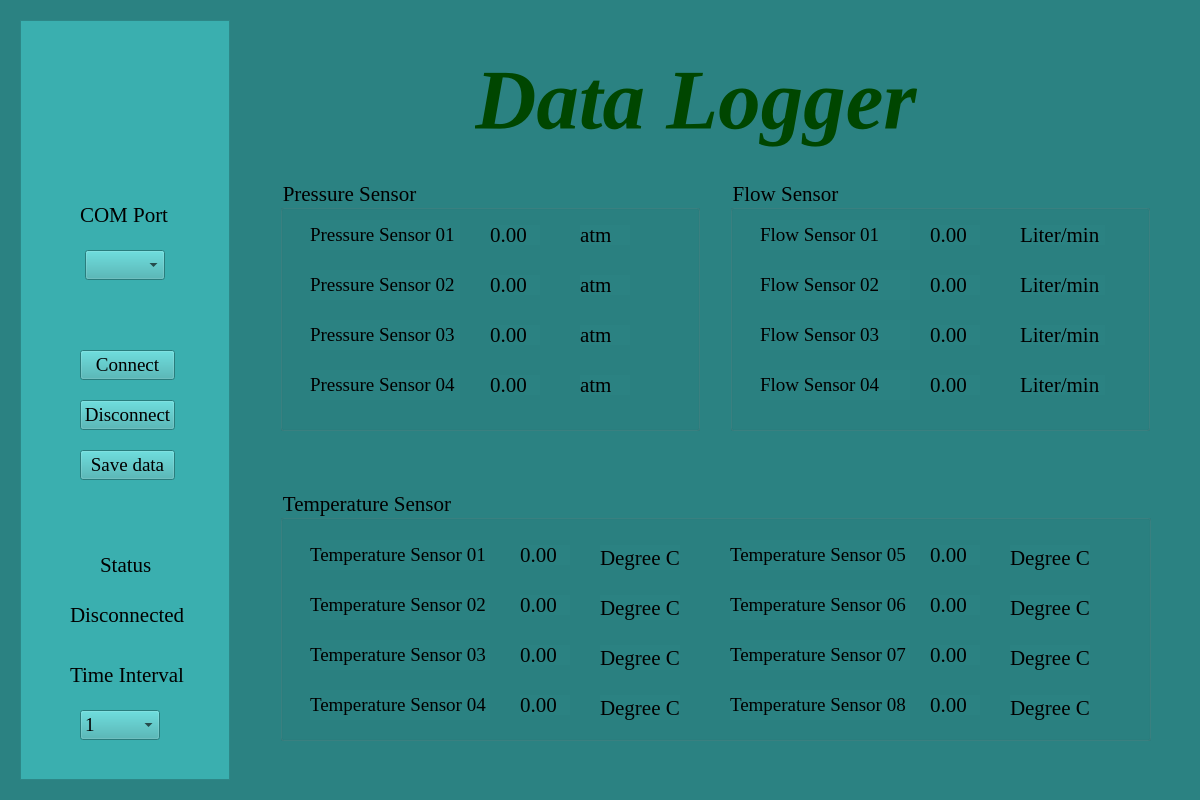
<?xml version="1.0" encoding="UTF-8"?>
<ui version="4.0">
 <class>ESE</class>
 <widget class="QWidget" name="ESE">
  <property name="enabled">
   <bool>true</bool>
  </property>
  <property name="geometry">
   <rect>
    <x>0</x>
    <y>0</y>
    <width>1200</width>
    <height>800</height>
   </rect>
  </property>
  <property name="minimumSize">
   <size>
    <width>1200</width>
    <height>800</height>
   </size>
  </property>
  <property name="maximumSize">
   <size>
    <width>1200</width>
    <height>800</height>
   </size>
  </property>
  <property name="windowTitle">
   <string>Form</string>
  </property>
  <property name="styleSheet">
   <string notr="true">background-color: rgb(43, 130, 130);
border-color: rgb(0, 103, 50);</string>
  </property>
  <widget class="QLabel" name="label">
   <property name="geometry">
    <rect>
     <x>475</x>
     <y>50</y>
     <width>460</width>
     <height>100</height>
    </rect>
   </property>
   <property name="minimumSize">
    <size>
     <width>460</width>
     <height>100</height>
    </size>
   </property>
   <property name="maximumSize">
    <size>
     <width>460</width>
     <height>100</height>
    </size>
   </property>
   <property name="font">
    <font>
     <family>Times New Roman</family>
     <pointsize>64</pointsize>
     <weight>75</weight>
     <italic>true</italic>
     <bold>true</bold>
    </font>
   </property>
   <property name="styleSheet">
    <string notr="true">color: rgb(0, 70, 0);</string>
   </property>
   <property name="text">
    <string>Data Logger</string>
   </property>
  </widget>
  <widget class="QFrame" name="frame">
   <property name="geometry">
    <rect>
     <x>20</x>
     <y>20</y>
     <width>210</width>
     <height>760</height>
    </rect>
   </property>
   <property name="minimumSize">
    <size>
     <width>210</width>
     <height>760</height>
    </size>
   </property>
   <property name="maximumSize">
    <size>
     <width>210</width>
     <height>760</height>
    </size>
   </property>
   <property name="font">
    <font>
     <family>Times New Roman</family>
     <pointsize>16</pointsize>
    </font>
   </property>
   <property name="styleSheet">
    <string notr="true">background-color: rgb(58, 175, 175);</string>
   </property>
   <property name="frameShape">
    <enum>QFrame::StyledPanel</enum>
   </property>
   <property name="frameShadow">
    <enum>QFrame::Raised</enum>
   </property>
   <widget class="QLabel" name="label_2">
    <property name="geometry">
     <rect>
      <x>60</x>
      <y>180</y>
      <width>95</width>
      <height>30</height>
     </rect>
    </property>
    <property name="font">
     <font>
      <family>Times New Roman</family>
      <pointsize>16</pointsize>
     </font>
    </property>
    <property name="text">
     <string>COM Port</string>
    </property>
   </widget>
   <widget class="QComboBox" name="com_combo">
    <property name="geometry">
     <rect>
      <x>65</x>
      <y>230</y>
      <width>80</width>
      <height>30</height>
     </rect>
    </property>
    <property name="minimumSize">
     <size>
      <width>80</width>
      <height>30</height>
     </size>
    </property>
    <property name="maximumSize">
     <size>
      <width>80</width>
      <height>30</height>
     </size>
    </property>
    <property name="font">
     <font>
      <family>Times New Roman</family>
      <pointsize>14</pointsize>
     </font>
    </property>
   </widget>
   <widget class="QPushButton" name="Connect">
    <property name="geometry">
     <rect>
      <x>60</x>
      <y>330</y>
      <width>95</width>
      <height>30</height>
     </rect>
    </property>
    <property name="font">
     <font>
      <family>Times New Roman</family>
      <pointsize>14</pointsize>
     </font>
    </property>
    <property name="text">
     <string>Connect</string>
    </property>
   </widget>
   <widget class="QPushButton" name="Disconnect">
    <property name="geometry">
     <rect>
      <x>60</x>
      <y>380</y>
      <width>95</width>
      <height>30</height>
     </rect>
    </property>
    <property name="font">
     <font>
      <family>Times New Roman</family>
      <pointsize>14</pointsize>
     </font>
    </property>
    <property name="text">
     <string>Disconnect</string>
    </property>
   </widget>
   <widget class="QPushButton" name="Save_data">
    <property name="geometry">
     <rect>
      <x>60</x>
      <y>430</y>
      <width>95</width>
      <height>30</height>
     </rect>
    </property>
    <property name="font">
     <font>
      <family>Times New Roman</family>
      <pointsize>14</pointsize>
     </font>
    </property>
    <property name="text">
     <string>Save data</string>
    </property>
   </widget>
   <widget class="QLabel" name="label_3">
    <property name="geometry">
     <rect>
      <x>80</x>
      <y>530</y>
      <width>55</width>
      <height>30</height>
     </rect>
    </property>
    <property name="font">
     <font>
      <family>Times New Roman</family>
      <pointsize>16</pointsize>
     </font>
    </property>
    <property name="text">
     <string>Status</string>
    </property>
   </widget>
   <widget class="QLabel" name="Status">
    <property name="geometry">
     <rect>
      <x>50</x>
      <y>580</y>
      <width>120</width>
      <height>30</height>
     </rect>
    </property>
    <property name="font">
     <font>
      <family>Times New Roman</family>
      <pointsize>16</pointsize>
     </font>
    </property>
    <property name="text">
     <string>Disconnected</string>
    </property>
   </widget>
   <widget class="QLabel" name="label_4">
    <property name="geometry">
     <rect>
      <x>50</x>
      <y>640</y>
      <width>121</width>
      <height>30</height>
     </rect>
    </property>
    <property name="font">
     <font>
      <family>Times New Roman</family>
      <pointsize>16</pointsize>
     </font>
    </property>
    <property name="text">
     <string>Time Interval</string>
    </property>
   </widget>
   <widget class="QComboBox" name="Time">
    <property name="geometry">
     <rect>
      <x>60</x>
      <y>690</y>
      <width>80</width>
      <height>30</height>
     </rect>
    </property>
    <property name="minimumSize">
     <size>
      <width>80</width>
      <height>30</height>
     </size>
    </property>
    <property name="maximumSize">
     <size>
      <width>80</width>
      <height>30</height>
     </size>
    </property>
    <property name="font">
     <font>
      <family>Times New Roman</family>
      <pointsize>14</pointsize>
     </font>
    </property>
    <item>
     <property name="text">
      <string>1</string>
     </property>
    </item>
    <item>
     <property name="text">
      <string>2</string>
     </property>
    </item>
    <item>
     <property name="text">
      <string>5</string>
     </property>
    </item>
    <item>
     <property name="text">
      <string>10</string>
     </property>
    </item>
   </widget>
  </widget>
  <widget class="QGroupBox" name="groupBox">
   <property name="geometry">
    <rect>
     <x>280</x>
     <y>180</y>
     <width>420</width>
     <height>251</height>
    </rect>
   </property>
   <property name="font">
    <font>
     <family>Times New Roman</family>
     <pointsize>16</pointsize>
    </font>
   </property>
   <property name="title">
    <string>Pressure Sensor</string>
   </property>
   <widget class="QLabel" name="Pressure">
    <property name="geometry">
     <rect>
      <x>30</x>
      <y>40</y>
      <width>150</width>
      <height>30</height>
     </rect>
    </property>
    <property name="font">
     <font>
      <family>Times New Roman</family>
      <pointsize>14</pointsize>
     </font>
    </property>
    <property name="text">
     <string>Pressure Sensor 01</string>
    </property>
   </widget>
   <widget class="QLabel" name="Pressure_2">
    <property name="geometry">
     <rect>
      <x>30</x>
      <y>90</y>
      <width>150</width>
      <height>30</height>
     </rect>
    </property>
    <property name="font">
     <font>
      <family>Times New Roman</family>
      <pointsize>14</pointsize>
     </font>
    </property>
    <property name="text">
     <string>Pressure Sensor 02</string>
    </property>
   </widget>
   <widget class="QLabel" name="Pressure_3">
    <property name="geometry">
     <rect>
      <x>30</x>
      <y>140</y>
      <width>150</width>
      <height>30</height>
     </rect>
    </property>
    <property name="font">
     <font>
      <family>Times New Roman</family>
      <pointsize>14</pointsize>
     </font>
    </property>
    <property name="text">
     <string>Pressure Sensor 03</string>
    </property>
   </widget>
   <widget class="QLabel" name="Pressure_4">
    <property name="geometry">
     <rect>
      <x>30</x>
      <y>190</y>
      <width>150</width>
      <height>30</height>
     </rect>
    </property>
    <property name="font">
     <font>
      <family>Times New Roman</family>
      <pointsize>14</pointsize>
     </font>
    </property>
    <property name="text">
     <string>Pressure Sensor 04</string>
    </property>
   </widget>
   <widget class="QLabel" name="P1">
    <property name="geometry">
     <rect>
      <x>210</x>
      <y>45</y>
      <width>50</width>
      <height>20</height>
     </rect>
    </property>
    <property name="font">
     <font>
      <family>Times New Roman</family>
      <pointsize>16</pointsize>
     </font>
    </property>
    <property name="text">
     <string>0.00</string>
    </property>
   </widget>
   <widget class="QLabel" name="P2">
    <property name="geometry">
     <rect>
      <x>210</x>
      <y>95</y>
      <width>50</width>
      <height>20</height>
     </rect>
    </property>
    <property name="font">
     <font>
      <family>Times New Roman</family>
      <pointsize>16</pointsize>
     </font>
    </property>
    <property name="text">
     <string>0.00</string>
    </property>
   </widget>
   <widget class="QLabel" name="P3">
    <property name="geometry">
     <rect>
      <x>210</x>
      <y>145</y>
      <width>50</width>
      <height>20</height>
     </rect>
    </property>
    <property name="font">
     <font>
      <family>Times New Roman</family>
      <pointsize>16</pointsize>
     </font>
    </property>
    <property name="text">
     <string>0.00</string>
    </property>
   </widget>
   <widget class="QLabel" name="P4">
    <property name="geometry">
     <rect>
      <x>210</x>
      <y>195</y>
      <width>50</width>
      <height>20</height>
     </rect>
    </property>
    <property name="font">
     <font>
      <family>Times New Roman</family>
      <pointsize>16</pointsize>
     </font>
    </property>
    <property name="text">
     <string>0.00</string>
    </property>
   </widget>
   <widget class="QLabel" name="label_29">
    <property name="geometry">
     <rect>
      <x>300</x>
      <y>195</y>
      <width>50</width>
      <height>20</height>
     </rect>
    </property>
    <property name="font">
     <font>
      <family>Times New Roman</family>
      <pointsize>16</pointsize>
     </font>
    </property>
    <property name="text">
     <string>atm</string>
    </property>
   </widget>
   <widget class="QLabel" name="label_30">
    <property name="geometry">
     <rect>
      <x>300</x>
      <y>45</y>
      <width>50</width>
      <height>20</height>
     </rect>
    </property>
    <property name="font">
     <font>
      <family>Times New Roman</family>
      <pointsize>16</pointsize>
     </font>
    </property>
    <property name="text">
     <string>atm</string>
    </property>
   </widget>
   <widget class="QLabel" name="label_31">
    <property name="geometry">
     <rect>
      <x>300</x>
      <y>95</y>
      <width>50</width>
      <height>20</height>
     </rect>
    </property>
    <property name="font">
     <font>
      <family>Times New Roman</family>
      <pointsize>16</pointsize>
     </font>
    </property>
    <property name="text">
     <string>atm</string>
    </property>
   </widget>
   <widget class="QLabel" name="label_32">
    <property name="geometry">
     <rect>
      <x>300</x>
      <y>145</y>
      <width>50</width>
      <height>20</height>
     </rect>
    </property>
    <property name="font">
     <font>
      <family>Times New Roman</family>
      <pointsize>16</pointsize>
     </font>
    </property>
    <property name="text">
     <string>atm</string>
    </property>
   </widget>
  </widget>
  <widget class="QGroupBox" name="groupBox_2">
   <property name="geometry">
    <rect>
     <x>730</x>
     <y>180</y>
     <width>420</width>
     <height>251</height>
    </rect>
   </property>
   <property name="font">
    <font>
     <family>Times New Roman</family>
     <pointsize>16</pointsize>
    </font>
   </property>
   <property name="title">
    <string>Flow Sensor</string>
   </property>
   <widget class="QLabel" name="Flow_4">
    <property name="geometry">
     <rect>
      <x>30</x>
      <y>190</y>
      <width>150</width>
      <height>30</height>
     </rect>
    </property>
    <property name="font">
     <font>
      <family>Times New Roman</family>
      <pointsize>14</pointsize>
     </font>
    </property>
    <property name="text">
     <string>Flow Sensor 04</string>
    </property>
   </widget>
   <widget class="QLabel" name="Flow_3">
    <property name="geometry">
     <rect>
      <x>30</x>
      <y>140</y>
      <width>150</width>
      <height>30</height>
     </rect>
    </property>
    <property name="font">
     <font>
      <family>Times New Roman</family>
      <pointsize>14</pointsize>
     </font>
    </property>
    <property name="text">
     <string>Flow Sensor 03</string>
    </property>
   </widget>
   <widget class="QLabel" name="Flow_2">
    <property name="geometry">
     <rect>
      <x>30</x>
      <y>90</y>
      <width>150</width>
      <height>30</height>
     </rect>
    </property>
    <property name="font">
     <font>
      <family>Times New Roman</family>
      <pointsize>14</pointsize>
     </font>
    </property>
    <property name="text">
     <string>Flow Sensor 02</string>
    </property>
   </widget>
   <widget class="QLabel" name="Flow">
    <property name="geometry">
     <rect>
      <x>30</x>
      <y>40</y>
      <width>150</width>
      <height>30</height>
     </rect>
    </property>
    <property name="font">
     <font>
      <family>Times New Roman</family>
      <pointsize>14</pointsize>
     </font>
    </property>
    <property name="text">
     <string>Flow Sensor 01</string>
    </property>
   </widget>
   <widget class="QLabel" name="label_33">
    <property name="geometry">
     <rect>
      <x>290</x>
      <y>45</y>
      <width>85</width>
      <height>20</height>
     </rect>
    </property>
    <property name="font">
     <font>
      <family>Times New Roman</family>
      <pointsize>16</pointsize>
     </font>
    </property>
    <property name="text">
     <string>Liter/min</string>
    </property>
   </widget>
   <widget class="QLabel" name="F1">
    <property name="geometry">
     <rect>
      <x>200</x>
      <y>45</y>
      <width>50</width>
      <height>20</height>
     </rect>
    </property>
    <property name="font">
     <font>
      <family>Times New Roman</family>
      <pointsize>16</pointsize>
     </font>
    </property>
    <property name="text">
     <string>0.00</string>
    </property>
   </widget>
   <widget class="QLabel" name="F2">
    <property name="geometry">
     <rect>
      <x>200</x>
      <y>95</y>
      <width>50</width>
      <height>20</height>
     </rect>
    </property>
    <property name="font">
     <font>
      <family>Times New Roman</family>
      <pointsize>16</pointsize>
     </font>
    </property>
    <property name="text">
     <string>0.00</string>
    </property>
   </widget>
   <widget class="QLabel" name="label_36">
    <property name="geometry">
     <rect>
      <x>290</x>
      <y>195</y>
      <width>85</width>
      <height>20</height>
     </rect>
    </property>
    <property name="font">
     <font>
      <family>Times New Roman</family>
      <pointsize>16</pointsize>
     </font>
    </property>
    <property name="text">
     <string>Liter/min</string>
    </property>
   </widget>
   <widget class="QLabel" name="F4">
    <property name="geometry">
     <rect>
      <x>200</x>
      <y>195</y>
      <width>50</width>
      <height>20</height>
     </rect>
    </property>
    <property name="font">
     <font>
      <family>Times New Roman</family>
      <pointsize>16</pointsize>
     </font>
    </property>
    <property name="text">
     <string>0.00</string>
    </property>
   </widget>
   <widget class="QLabel" name="label_38">
    <property name="geometry">
     <rect>
      <x>290</x>
      <y>95</y>
      <width>85</width>
      <height>20</height>
     </rect>
    </property>
    <property name="font">
     <font>
      <family>Times New Roman</family>
      <pointsize>16</pointsize>
     </font>
    </property>
    <property name="text">
     <string>Liter/min</string>
    </property>
   </widget>
   <widget class="QLabel" name="F3">
    <property name="geometry">
     <rect>
      <x>200</x>
      <y>145</y>
      <width>50</width>
      <height>20</height>
     </rect>
    </property>
    <property name="font">
     <font>
      <family>Times New Roman</family>
      <pointsize>16</pointsize>
     </font>
    </property>
    <property name="text">
     <string>0.00</string>
    </property>
   </widget>
   <widget class="QLabel" name="label_40">
    <property name="geometry">
     <rect>
      <x>290</x>
      <y>145</y>
      <width>85</width>
      <height>20</height>
     </rect>
    </property>
    <property name="font">
     <font>
      <family>Times New Roman</family>
      <pointsize>16</pointsize>
     </font>
    </property>
    <property name="text">
     <string>Liter/min</string>
    </property>
   </widget>
  </widget>
  <widget class="QGroupBox" name="groupBox_3">
   <property name="geometry">
    <rect>
     <x>280</x>
     <y>490</y>
     <width>871</width>
     <height>251</height>
    </rect>
   </property>
   <property name="font">
    <font>
     <family>Times New Roman</family>
     <pointsize>16</pointsize>
    </font>
   </property>
   <property name="title">
    <string>Temperature Sensor</string>
   </property>
   <widget class="QLabel" name="Temperature_4">
    <property name="geometry">
     <rect>
      <x>30</x>
      <y>200</y>
      <width>180</width>
      <height>30</height>
     </rect>
    </property>
    <property name="font">
     <font>
      <family>Times New Roman</family>
      <pointsize>14</pointsize>
     </font>
    </property>
    <property name="text">
     <string>Temperature Sensor 04</string>
    </property>
   </widget>
   <widget class="QLabel" name="Temperature_3">
    <property name="geometry">
     <rect>
      <x>30</x>
      <y>150</y>
      <width>180</width>
      <height>30</height>
     </rect>
    </property>
    <property name="font">
     <font>
      <family>Times New Roman</family>
      <pointsize>14</pointsize>
     </font>
    </property>
    <property name="text">
     <string>Temperature Sensor 03</string>
    </property>
   </widget>
   <widget class="QLabel" name="Temperature_2">
    <property name="geometry">
     <rect>
      <x>30</x>
      <y>100</y>
      <width>180</width>
      <height>30</height>
     </rect>
    </property>
    <property name="font">
     <font>
      <family>Times New Roman</family>
      <pointsize>14</pointsize>
     </font>
    </property>
    <property name="text">
     <string>Temperature Sensor 02</string>
    </property>
   </widget>
   <widget class="QLabel" name="Temperature">
    <property name="geometry">
     <rect>
      <x>30</x>
      <y>50</y>
      <width>180</width>
      <height>30</height>
     </rect>
    </property>
    <property name="font">
     <font>
      <family>Times New Roman</family>
      <pointsize>14</pointsize>
     </font>
    </property>
    <property name="text">
     <string>Temperature Sensor 01</string>
    </property>
   </widget>
   <widget class="QLabel" name="Temperature_8">
    <property name="geometry">
     <rect>
      <x>450</x>
      <y>200</y>
      <width>180</width>
      <height>30</height>
     </rect>
    </property>
    <property name="font">
     <font>
      <family>Times New Roman</family>
      <pointsize>14</pointsize>
     </font>
    </property>
    <property name="text">
     <string>Temperature Sensor 08</string>
    </property>
   </widget>
   <widget class="QLabel" name="Temperature_5">
    <property name="geometry">
     <rect>
      <x>450</x>
      <y>50</y>
      <width>180</width>
      <height>30</height>
     </rect>
    </property>
    <property name="font">
     <font>
      <family>Times New Roman</family>
      <pointsize>14</pointsize>
     </font>
    </property>
    <property name="text">
     <string>Temperature Sensor 05</string>
    </property>
   </widget>
   <widget class="QLabel" name="Temperature_6">
    <property name="geometry">
     <rect>
      <x>450</x>
      <y>100</y>
      <width>180</width>
      <height>30</height>
     </rect>
    </property>
    <property name="font">
     <font>
      <family>Times New Roman</family>
      <pointsize>14</pointsize>
     </font>
    </property>
    <property name="text">
     <string>Temperature Sensor 06</string>
    </property>
   </widget>
   <widget class="QLabel" name="Temperature_7">
    <property name="geometry">
     <rect>
      <x>450</x>
      <y>150</y>
      <width>180</width>
      <height>30</height>
     </rect>
    </property>
    <property name="font">
     <font>
      <family>Times New Roman</family>
      <pointsize>14</pointsize>
     </font>
    </property>
    <property name="text">
     <string>Temperature Sensor 07</string>
    </property>
   </widget>
   <widget class="QLabel" name="label_41">
    <property name="geometry">
     <rect>
      <x>320</x>
      <y>55</y>
      <width>80</width>
      <height>25</height>
     </rect>
    </property>
    <property name="font">
     <font>
      <family>Times New Roman</family>
      <pointsize>16</pointsize>
     </font>
    </property>
    <property name="text">
     <string>Degree C</string>
    </property>
   </widget>
   <widget class="QLabel" name="T1">
    <property name="geometry">
     <rect>
      <x>240</x>
      <y>55</y>
      <width>50</width>
      <height>20</height>
     </rect>
    </property>
    <property name="font">
     <font>
      <family>Times New Roman</family>
      <pointsize>16</pointsize>
     </font>
    </property>
    <property name="text">
     <string>0.00</string>
    </property>
   </widget>
   <widget class="QLabel" name="T2">
    <property name="geometry">
     <rect>
      <x>240</x>
      <y>105</y>
      <width>50</width>
      <height>20</height>
     </rect>
    </property>
    <property name="font">
     <font>
      <family>Times New Roman</family>
      <pointsize>16</pointsize>
     </font>
    </property>
    <property name="text">
     <string>0.00</string>
    </property>
   </widget>
   <widget class="QLabel" name="label_44">
    <property name="geometry">
     <rect>
      <x>320</x>
      <y>205</y>
      <width>80</width>
      <height>25</height>
     </rect>
    </property>
    <property name="font">
     <font>
      <family>Times New Roman</family>
      <pointsize>16</pointsize>
     </font>
    </property>
    <property name="text">
     <string>Degree C</string>
    </property>
   </widget>
   <widget class="QLabel" name="T4">
    <property name="geometry">
     <rect>
      <x>240</x>
      <y>205</y>
      <width>50</width>
      <height>20</height>
     </rect>
    </property>
    <property name="font">
     <font>
      <family>Times New Roman</family>
      <pointsize>16</pointsize>
     </font>
    </property>
    <property name="text">
     <string>0.00</string>
    </property>
   </widget>
   <widget class="QLabel" name="label_46">
    <property name="geometry">
     <rect>
      <x>320</x>
      <y>105</y>
      <width>80</width>
      <height>25</height>
     </rect>
    </property>
    <property name="font">
     <font>
      <family>Times New Roman</family>
      <pointsize>16</pointsize>
     </font>
    </property>
    <property name="text">
     <string>Degree C</string>
    </property>
   </widget>
   <widget class="QLabel" name="T3">
    <property name="geometry">
     <rect>
      <x>240</x>
      <y>155</y>
      <width>50</width>
      <height>20</height>
     </rect>
    </property>
    <property name="font">
     <font>
      <family>Times New Roman</family>
      <pointsize>16</pointsize>
     </font>
    </property>
    <property name="text">
     <string>0.00</string>
    </property>
   </widget>
   <widget class="QLabel" name="label_48">
    <property name="geometry">
     <rect>
      <x>320</x>
      <y>155</y>
      <width>80</width>
      <height>25</height>
     </rect>
    </property>
    <property name="font">
     <font>
      <family>Times New Roman</family>
      <pointsize>16</pointsize>
     </font>
    </property>
    <property name="text">
     <string>Degree C</string>
    </property>
   </widget>
   <widget class="QLabel" name="T8">
    <property name="geometry">
     <rect>
      <x>650</x>
      <y>205</y>
      <width>50</width>
      <height>20</height>
     </rect>
    </property>
    <property name="font">
     <font>
      <family>Times New Roman</family>
      <pointsize>16</pointsize>
     </font>
    </property>
    <property name="text">
     <string>0.00</string>
    </property>
   </widget>
   <widget class="QLabel" name="T6">
    <property name="geometry">
     <rect>
      <x>650</x>
      <y>105</y>
      <width>50</width>
      <height>20</height>
     </rect>
    </property>
    <property name="font">
     <font>
      <family>Times New Roman</family>
      <pointsize>16</pointsize>
     </font>
    </property>
    <property name="text">
     <string>0.00</string>
    </property>
   </widget>
   <widget class="QLabel" name="label_51">
    <property name="geometry">
     <rect>
      <x>730</x>
      <y>155</y>
      <width>80</width>
      <height>25</height>
     </rect>
    </property>
    <property name="font">
     <font>
      <family>Times New Roman</family>
      <pointsize>16</pointsize>
     </font>
    </property>
    <property name="text">
     <string>Degree C</string>
    </property>
   </widget>
   <widget class="QLabel" name="T7">
    <property name="geometry">
     <rect>
      <x>650</x>
      <y>155</y>
      <width>50</width>
      <height>20</height>
     </rect>
    </property>
    <property name="font">
     <font>
      <family>Times New Roman</family>
      <pointsize>16</pointsize>
     </font>
    </property>
    <property name="text">
     <string>0.00</string>
    </property>
   </widget>
   <widget class="QLabel" name="label_53">
    <property name="geometry">
     <rect>
      <x>730</x>
      <y>205</y>
      <width>80</width>
      <height>25</height>
     </rect>
    </property>
    <property name="font">
     <font>
      <family>Times New Roman</family>
      <pointsize>16</pointsize>
     </font>
    </property>
    <property name="text">
     <string>Degree C</string>
    </property>
   </widget>
   <widget class="QLabel" name="label_54">
    <property name="geometry">
     <rect>
      <x>730</x>
      <y>55</y>
      <width>80</width>
      <height>25</height>
     </rect>
    </property>
    <property name="font">
     <font>
      <family>Times New Roman</family>
      <pointsize>16</pointsize>
     </font>
    </property>
    <property name="text">
     <string>Degree C</string>
    </property>
   </widget>
   <widget class="QLabel" name="T5">
    <property name="geometry">
     <rect>
      <x>650</x>
      <y>55</y>
      <width>50</width>
      <height>20</height>
     </rect>
    </property>
    <property name="font">
     <font>
      <family>Times New Roman</family>
      <pointsize>16</pointsize>
     </font>
    </property>
    <property name="text">
     <string>0.00</string>
    </property>
   </widget>
   <widget class="QLabel" name="label_56">
    <property name="geometry">
     <rect>
      <x>730</x>
      <y>105</y>
      <width>80</width>
      <height>25</height>
     </rect>
    </property>
    <property name="font">
     <font>
      <family>Times New Roman</family>
      <pointsize>16</pointsize>
     </font>
    </property>
    <property name="text">
     <string>Degree C</string>
    </property>
   </widget>
  </widget>
 </widget>
 <resources/>
 <connections/>
</ui>
